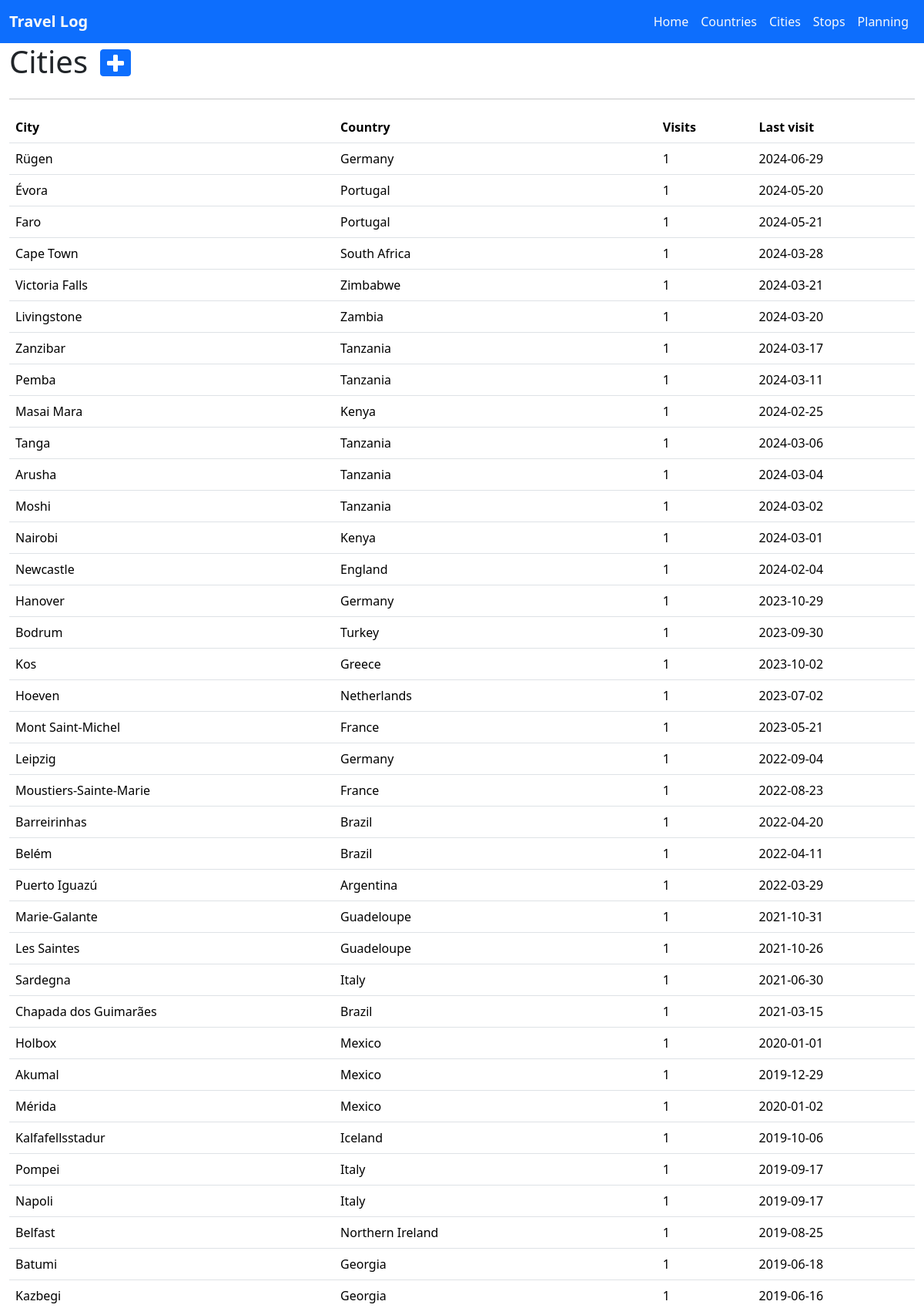
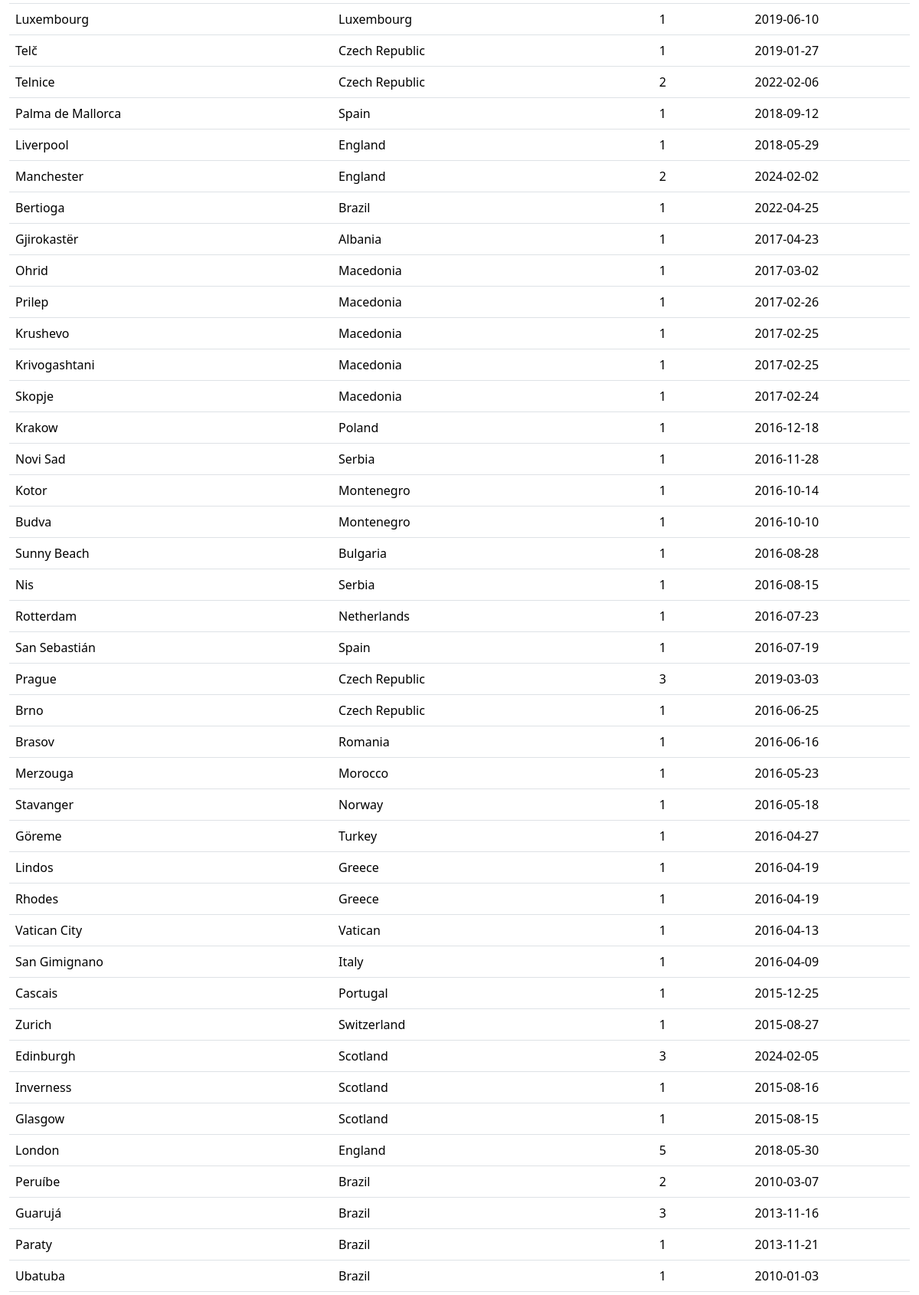
Screenshot of /cities/ (upper part) with the database file from the repository (2 pictures, top to bottom).
### mytrips/models.py (models this page shows, shortened)
class Country(models.Model):
    name = models.CharField(max_length=255, unique=True)
    visited = models.BooleanField(default=False)
    need_visa = models.BooleanField(default=None, null=True)
    lat = models.DecimalField(max_digits=9, decimal_places=6)
    lon = models.DecimalField(max_digits=9, decimal_places=6)
    continent = models.CharField(max_length=25, choices=CONTINENTS, null=True)
    capital = models.CharField(max_length=255, null=True, default=None)
    currency = models.CharField(
        max_length=25, choices=CURRENCIES, null=True, default=None
    )
    language = models.CharField(
        max_length=25, choices=LANGUAGES, null=True, default=None
    )
    area_code = models.CharField(max_length=10, null=True, default=None)
    iso_code = models.CharField(max_length=10)
    class Meta:
        verbose_name_plural = "Countries"

### mytrips/views.py (the view)
# urls.py: path("cities/", views.cities, name="cities"),
def cities(request):
    countries = Country.objects.filter(visited=True).order_by("name")
    cities_list = (
        City.objects.annotate(
            visits=Count("stop__trip", distinct=True), last_visit=Max("stop__departure")
        )
        .values("name", "country__name", "visited", "visits", "last_visit")
        .order_by("-id")
    )
    context = {"cities": cities_list, "countries": countries}
    return render(request, "cities.html", context)

### mytrips/templates/cities.html (shortened to what this page needs)
{% extends "master.html" %}
{% block content %}
<div class="d-flex">
    <h1 class="me-3">Cities</h1>
    <div class="mt-2">
        <button type="button" class="btn btn-primary btn-sm pb-0" data-bs-toggle="modal"
            data-bs-target="#staticBackdrop">
            <i class="fa fa-plus fa-2x"></i>
        </button>
    </div>
</div>
<hr />
<table id="citiesTable" class="table table-hover">
    <thead>
        <tr>
            <th>City</th>
            <th>Country</th>
            <th>Visits</th>
            <th>Last visit</th>
        </tr>
    </thead>
    <tbody>
        {% for x in cities %}
        <tr>
            <td>{{ x.name }}</td>
            <td>{{ x.country__name }}</td>
            <td>{{ x.visits|default:"-" }}</td>
            <td>{{ x.last_visit|date:'Y-m-d' }}</td>
        </tr>
        {% endfor %}
    </tbody>
</table>
{% endblock %}

### rows the page displays
Country: name "Nairobi", country__name "Kenya", visits "1", last_visit "2024-03-01"
Country: name "Belfast", country__name "Northern Ireland", visits "1", last_visit "2019-08-25"
Country: name "Skopje", country__name "Macedonia", visits "1", last_visit "2017-02-24"
Country: name "Prague", country__name "Czech Republic", visits "3", last_visit "2019-03-03"
Country: name "Vatican City", country__name "Vatican", visits "1", last_visit "2016-04-13"
Country: name "Edinburgh", country__name "Scotland", visits "3", last_visit "2024-02-05"
Country: name "London", country__name "England", visits "5", last_visit "2018-05-30"
Country: name "Paraty", country__name "Brazil", visits "1", last_visit "2013-11-21"

### other values shown
{{ x.name }} "Rügen" "Évora" "Faro" "Cape Town" "Victoria Falls" "Livingstone" "Zanzibar" "Pemba" "Masai Mara" "Tanga" "Arusha" "Moshi" "Newcastle" "Hanover" "Bodrum" "Kos" "Hoeven" "Mont Saint-Michel" "Leipzig" "Moustiers-Sainte-Marie" "Barreirinhas" "Belém" "Puerto Iguazú" "Marie-Galante" "Les Saintes" "Sardegna" "Chapada dos Guimarães" "Holbox" "Akumal" "Mérida" "Kalfafellsstadur" "Pompei" "Napoli" "Batumi" "Kazbegi" "Luxembourg" "Telč" "Telnice" "Palma de Mallorca" "Liverpool" "Manchester" "Bertioga" "Gjirokastër" "Ohrid" "Prilep" "Krushevo" "Krivogashtani" "Krakow" "Novi Sad" "Kotor" "Budva" "Sunny Beach" "Nis" "Rotterdam" "San Sebastián" "Brno" "Brasov" "Merzouga" "Stavanger" "Göreme" "Lindos" "Rhodes" "San Gimignano" "Cascais" "Zurich" "Inverness" "Glasgow" "Peruíbe" "Guarujá" "Ubatuba"
{{ x.country__name }} "Germany" "Portugal" "Portugal" "South Africa" "Zimbabwe" "Zambia" "Tanzania" "Tanzania" "Kenya" "Tanzania" "Tanzania" "Tanzania" "England" "Germany" "Turkey" "Greece" "Netherlands" "France" "Germany" "France" "Brazil" "Brazil" "Argentina" "Guadeloupe" "Guadeloupe" "Italy" "Brazil" "Mexico" "Mexico" "Mexico" "Iceland" "Italy" "Italy" "Georgia" "Georgia" "Luxembourg" "Czech Republic" "Czech Republic" "Spain" "England" "England" "Brazil" "Albania" "Macedonia" "Macedonia" "Macedonia" "Macedonia" "Poland" "Serbia" "Montenegro" "Montenegro" "Bulgaria" "Serbia" "Netherlands" "Spain" "Czech Republic" "Romania" "Morocco" "Norway" "Turkey" "Greece" "Greece" "Italy" "Portugal" "Switzerland" "Scotland" "Scotland" "Brazil" "Brazil" "Brazil"
{{ x.visits|default:"-" }} "1" "1" "1" "1" "1" "1" "1" "1" "1" "1" "1" "1" "1" "1" "1" "1" "1" "1" "1" "1" "1" "1" "1" "1" "1" "1" "1" "1" "1" "1" "1" "1" "1" "1" "1" "1" "1" "2" "1" "1" "2" "1" "1" "1" "1" "1" "1" "1" "1" "1" "1" "1" "1" "1" "1" "1" "1" "1" "1" "1" "1" "1" "1" "1" "1" "1" "1" "2" "3" "1"
{{ x.last_visit|date:'Y-m-d' }} "2024-06-29" "2024-05-20" "2024-05-21" "2024-03-28" "2024-03-21" "2024-03-20" "2024-03-17" "2024-03-11" "2024-02-25" "2024-03-06" "2024-03-04" "2024-03-02" "2024-02-04" "2023-10-29" "2023-09-30" "2023-10-02" "2023-07-02" "2023-05-21" "2022-09-04" "2022-08-23" "2022-04-20" "2022-04-11" "2022-03-29" "2021-10-31" "2021-10-26" "2021-06-30" "2021-03-15" "2020-01-01" "2019-12-29" "2020-01-02" "2019-10-06" "2019-09-17" "2019-09-17" "2019-06-18" "2019-06-16" "2019-06-10" "2019-01-27" "2022-02-06" "2018-09-12" "2018-05-29" "2024-02-02" "2022-04-25" "2017-04-23" "2017-03-02" "2017-02-26" "2017-02-25" "2017-02-25" "2016-12-18" "2016-11-28" "2016-10-14" "2016-10-10" "2016-08-28" "2016-08-15" "2016-07-23" "2016-07-19" "2016-06-25" "2016-06-16" "2016-05-23" "2016-05-18" "2016-04-27" "2016-04-19" "2016-04-19" "2016-04-09" "2015-12-25" "2015-08-27" "2015-08-16" "2015-08-15" "2010-03-07" "2013-11-16" "2010-01-03"
